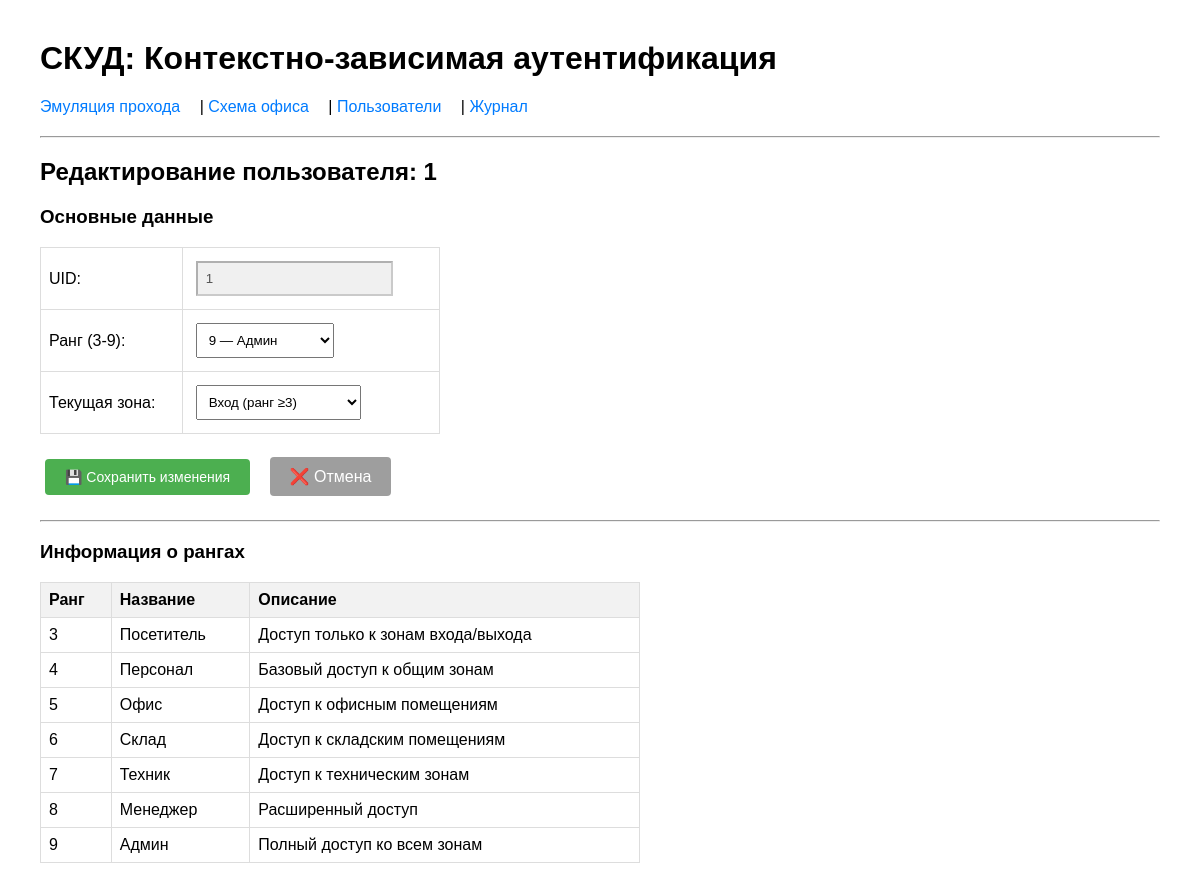
Page /edit_user/1 on the committed database.
### tables this page shows
CREATE TABLE users (
            uid TEXT PRIMARY KEY,
            rank INTEGER NOT NULL,
            secret_key TEXT NOT NULL,
            current_zone INTEGER NOT NULL DEFAULT 0,
            created_at DATETIME DEFAULT CURRENT_TIMESTAMP
        );

CREATE TABLE zones (
            id INTEGER PRIMARY KEY,
            name TEXT NOT NULL,
            is_exit INTEGER NOT NULL DEFAULT 0,
            required_rank INTEGER NOT NULL DEFAULT 3
        );

### app.py (the view, shortened to what this page needs)
@app.route('/edit_user/<uid>', methods=['GET', 'POST'])
def edit_user_route(uid):
    user = get_user_by_uid(uid)
    if not user:
        flash(f"Пользователь {uid} не найден", "error")
        return redirect(url_for('users'))
    zones_info = get_zones_info()
    return render_template('edit_user.html', user=user, zones=zones_info)

### database.py (called while the page is built)
def get_connection():
    conn = sqlite3.connect(DB_PATH)
    conn.row_factory = sqlite3.Row
    conn.execute("PRAGMA foreign_keys = ON")
    return conn

def get_zones_info():
    conn = get_connection()
    cursor = conn.cursor()
    cursor.execute("SELECT id, name, is_exit, required_rank FROM zones")
    zones = {
        row['id']: {
            'name': row['name'],
            'is_exit': bool(row['is_exit']),
            'required_rank': row['required_rank']
        }
        for row in cursor.fetchall()
    }
    conn.close()
    return zones

def get_user_by_uid(uid: str):
    conn = get_connection()
    conn.row_factory = sqlite3.Row
    cursor = conn.cursor()
    cursor.execute("SELECT * FROM users WHERE uid = ?", (uid,))
    user = cursor.fetchone()
    conn.close()
    return user

### templates/edit_user.html (shortened to what this page needs)
{% extends "base.html" %}
{% block content %}
<h2>Редактирование пользователя: {{ user.uid }}</h2>
<form method="POST" action="/edit_user/{{ user.uid }}">
    <h3>Основные данные</h3>
    <table style="width: 400px;">
        <tr>
            <td><label>UID:</label></td>
            <td><input type="text" value="{{ user.uid }}" disabled style="background: #f0f0f0;"></td>
        </tr>
        <tr>
            <td><label>Ранг (3-9):</label></td>
            <td>
                <select name="rank">
                    {% for r in range(3, 10) %}
                    <option value="{{ r }}" {% if r == user.rank %}selected{% endif %}>
                        {{ r }} — {% if r == 3 %}Посетитель{% elif r == 4 %}Персонал{% elif r == 5 %}Офис{% elif r == 6 %}Склад{% elif r == 7 %}Техник{% elif r == 8 %}Менеджер{% else %}Админ{% endif %}
                    </option>
                    {% endfor %}
                </select>
            </td>
        </tr>
        <tr>
            <td><label>Текущая зона:</label></td>
            <td>
                <select name="current_zone">
                    {% for zone_id, zone_data in zones.items() %}
                    <option value="{{ zone_id }}" {% if zone_id == user.current_zone %}selected{% endif %}>
                        {{ zone_data.name }} (ранг ≥{{ zone_data.required_rank }})
                    </option>
                    {% endfor %}
                </select>
            </td>
        </tr>
    </table>
    <div style="margin-top: 20px;">
        <button type="submit"
                style="padding: 10px 20px; background: #4caf50; color: white; border: none; border-radius: 4px; cursor: pointer; font-size: 14px;">
            💾 Сохранить изменения
        </button>
        <a href="/users"
           style="display: inline-block; padding: 10px 20px; background: #9e9e9e; color: white; text-decoration: none; border-radius: 4px; margin-left: 10px;">
            ❌ Отмена
        </a>
    </div>
</form>
<hr>
<h3>Информация о рангах</h3>
<table style="width: 100%; max-width: 600px;">
    <tr><th>Ранг</th><th>Название</th><th>Описание</th></tr>
    <tr><td>3</td><td>Посетитель</td><td>Доступ только к зонам входа/выхода</td></tr>
    <tr><td>4</td><td>Персонал</td><td>Базовый доступ к общим зонам</td></tr>
    <tr><td>5</td><td>Офис</td><td>Доступ к офисным помещениям</td></tr>
    <tr><td>6</td><td>Склад</td><td>Доступ к складским помещениям</td></tr>
    <tr><td>7</td><td>Техник</td><td>Доступ к техническим зонам</td></tr>
    <tr><td>8</td><td>Менеджер</td><td>Расширенный доступ</td></tr>
    <tr><td>9</td><td>Админ</td><td>Полный доступ ко всем зонам</td></tr>
</table>
{% endblock %}

### templates/base.html (style rules this page uses)
body { font-family: Arial, sans-serif; margin: 40px; }
form { margin: 20px 0; }
input, select, button { padding: 8px; margin: 5px; }
table { border-collapse: collapse; width: 100%; }
th, td { border: 1px solid #ddd; padding: 8px; text-align: left; }
th { background-color: #f2f2f2; }

### rows in the picture
users: uid "1", rank "9 — Админ", current_zone "Вход (ранг ≥3)"
